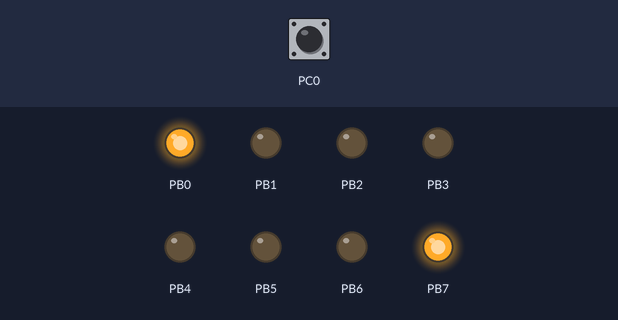
The program below on a simulated ATmega328P, built with avr-gcc and emulated at 1 MHz. Parts: output pins drawn as LEDs (lit = HIGH). Inputs (shaded band) come from the test bench; at power-on: PC0 HIGH.

Above: at 0.02 s.
At 0.77 s:
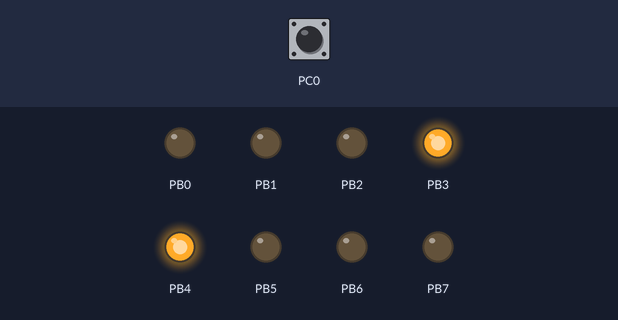
At 1.47 s:
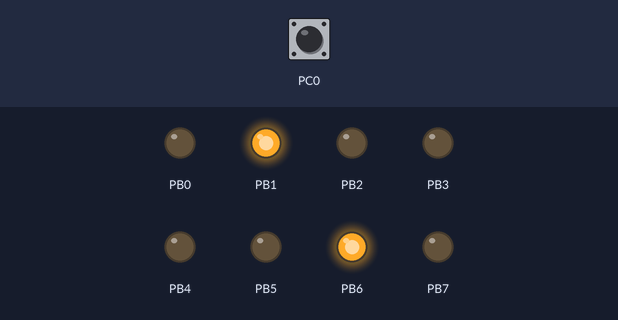
At 2.92 s:
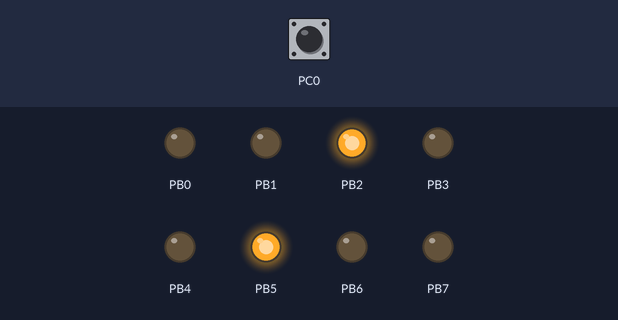
Timing chart, 0 to 3.2 s (numbered marks = the images above):
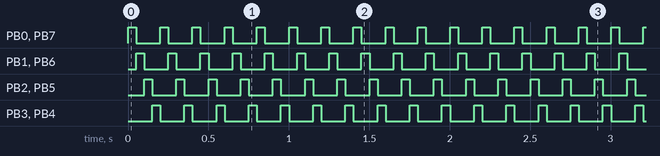

Measured:
- by itself, PB0–7: alternates HIGH for 0.05 s and LOW for 0.15 s

The program:

main.c
```c
/*
 * Alternar Secuencia de LEDs
 * Created: 21/3/2022 14:40:10
 * Author : Adrian y Lautaro
 */

/* Inclusión de cabeceras de bibliotecas de código */
#include <avr/io.h> // Definición de Registros del microcontrolador
#define F_CPU 1000000UL // Especifico la frecuencia de reloj del MCU en 16MHz
#include <util/delay.h> // Retardos por software
#include <stdbool.h> // Variables booleanas

int main (void)
{
	/* Setup */
	bool secuencia = true; // La secuencia en ejecucion: false -> secuencia 1, true -> secuencia 2
	bool pulsado = false; // Almacena si el pulsador fue apretado (se usa para reconocer cuando el pulsador es soltado)
	uint8_t etapa = 0; // Cada secuencia puede pensarse como un conjunto de 4 etapas, en la que alternan los pares de leds encendidos
	uint8_t hi; //Los 4 leds mas significativos
	uint8_t lo; //Los 4 leds menos significativos
	DDRC &=~(1<<PC0); // Configura el pin 0 del puerto C como entrada
	PORTC |= (1<<PC0); // Establece un resistor pull up en el pin 0 del puerto C, ya que el pulsador es activo en bajo
	DDRB = 0xFF; // Configura el puerto B como salida
	/* Loop */
	while(1)
	{
		if (!(PINC & (1<<PC0)) && !pulsado) // Si el pulsador se aprieta (y no estuvo apretado en la iteracion anterior)
		{
			pulsado= true; // almacena que fue pulsado
			_delay_ms(50); // espera a que la entrada del pulsador se estabilice (debounce)
		}
		if ((PINC & (1<<PC0)) && pulsado) // Detecta cuando el pulsador es soltado
		{
			secuencia = !secuencia; //cambia la secuencia a ejecutar
			etapa = 0; //inicializa la secuencia
			pulsado= false; // actualiza la variable
			_delay_ms(50); // espero a que la entrada del pulsador se estabilice (debounce)
		}
		if (secuencia) //secuencia 1
		{
			hi = 0b10000000;
			lo = 0b0001;
			hi=hi>>etapa;
			lo=lo<<etapa;

		}else{ //secuencia 2
			hi = 0b00010000;
			lo = 0b1000;
			hi=hi<<etapa;
			lo=lo>>etapa;
		}
		PORTB=hi + lo; //envío la secuencia correspondiente al puerto b
		_delay_ms(50); //frecuencia maxima de parpadeo percibida por el ojo humano
		etapa++; //paso a la siguiente etapa
		if (etapa==4){
			etapa=0;
		}
	}
	return 0;
}
```
